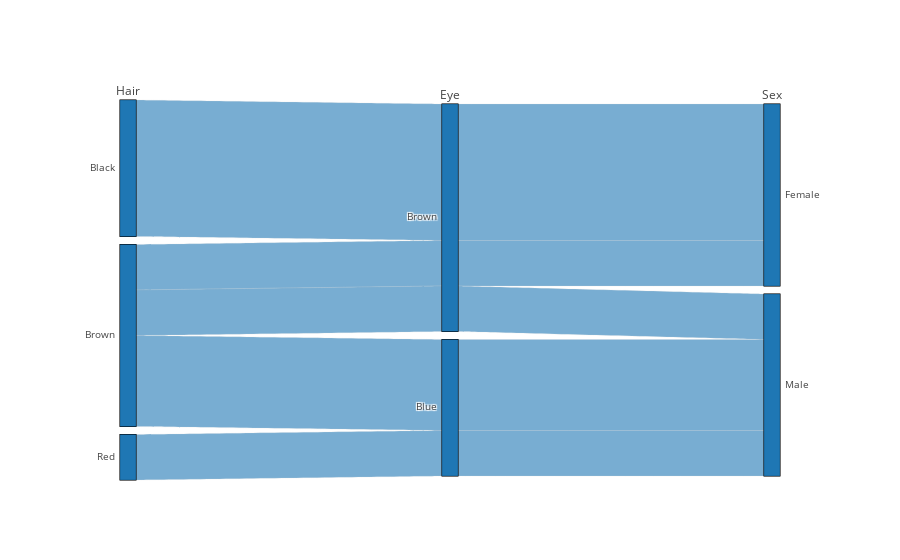

Notebook code cell kept with this figure:
### Markdown cell above
# Parallel Categories Diagram

The parallel categories diagram is a visualization of multi-dimensional categorical data sets. Each variable in the data set is represented by a column of rectangles, where each rectangle corresponds to a discrete value taken on by that variable. The relative heights of the rectangles reflect the relative frequency of occurrence of the corresponding value.

Combinations of category rectangles across dimensions are connected by ribbons, where the height of the ribbon corresponds to the relative frequency of occurrence of the combination of categories in the data set.

## Basic Parallel Categories Diagram
In this first example, we visualize the hair color, eye color, and sex of a sample of 8 people. Hovering over a category rectangle displays a tooltip with the number of people with that single trait. Hovering over a ribbon in the diagram displays a tooltip with the number of people with a particular combination of the three traits connected by the ribbon.

The dimension labels can be dragged horizontally to reorder the dimensions and the category rectangles can be dragged vertically to reorder the categories within a dimension.

### Code cell
parcats = go.Parcats(
    dimensions=[
        {'label': 'Hair',
         'values': ['Black', 'Black', 'Black', 'Brown',
                    'Brown', 'Brown', 'Red', 'Brown']},
        {'label': 'Eye',
         'values': ['Brown', 'Brown', 'Brown', 'Brown',
                    'Brown', 'Blue', 'Blue', 'Blue']},
        {'label': 'Sex',
         'values': ['Female', 'Female', 'Female', 'Male',
                    'Female', 'Male', 'Male', 'Male']}]
)

iplot([parcats])

### Figure 1 — Plotly figure (JSON) as saved in the notebook; plotly's stock layout.template omitted (floating-point values rounded to 4 significant figures)
{"data": [{"dimensions": [{"label": "Hair", "values": ["Black", "Black", "Black", "Brown", "Brown", "Brown", "Red", "Brown"]}, {"label": "Eye", "values": ["Brown", "Brown", "Brown", "Brown", "Brown", "Blue", "Blue", "Blue"]}, {"label": "Sex", "values": ["Female", "Female", "Female", "Male", "Female", "Male", "Male", "Male"]}], "type": "parcats", "uid": "54700701-5bd9-4631-aa40-3f5180104466"}], "layout": {}}
